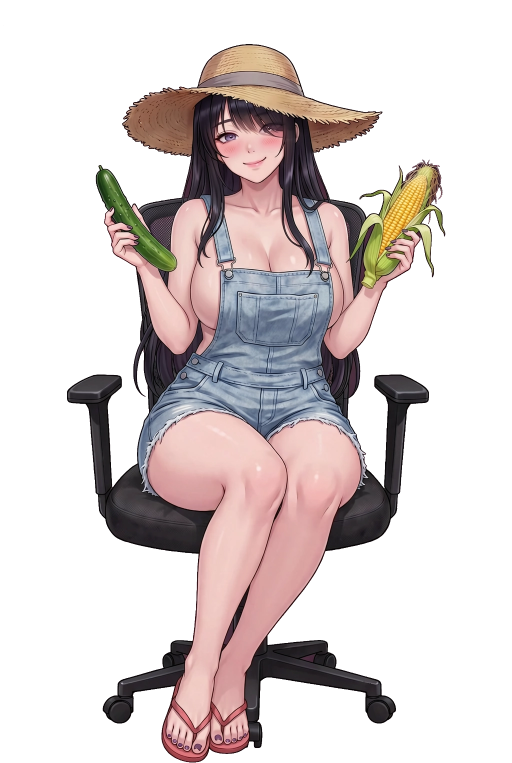
#> input picture experiments/layered-arm-refined/original.webp, 1024 x 1526 px (shown at 1/2 size)
$ python key_plate.py ../experiments/layered-arm-refined/original.webp out.png
#> lines starting #> are read from the running program, lines starting #| are printed output that depends on the picture; after the words box and inside, x2 and y2 are one past the last pixel; in counts of white or black regions, pixels touching at a corner belong together
#!/usr/bin/env python3
"""Chroma-key a generated concept plate into the game's canonical plate box.

    green-screen master -> connected-background matte -> despill -> 1024x1526 WebP

Why not a per-pixel threshold: the leather chair and the black hair pick up a
green bounce from the screen, so a naive key punches holes in them, and an
un-premultiply pass then turns those holes magenta. Instead the matte is built
from the background *region* (flood fill from the four corners), which keeps
solid interiors opaque, and the green cast is removed by clamping the green
channel to the neighbouring red/blue level.

The final box is not negotiable: `HeroineRig.PLATE_W/H` is 1024x1526 and four
test files reject any plate that is not 1024x1526 with an alpha layer.

Usage:
    python3 scripts/key_plate.py IN.png OUT.webp [--preview OUT_preview.png]
"""
from __future__ import annotations

import argparse
import sys

from PIL import Image, ImageChops, ImageDraw, ImageFilter

PLATE_W, PLATE_H = 1024, 1526

# g - max(r, b) above this is a green-screen candidate.
GREEN_CANDIDATE = 25
# Headroom added before clamping the green channel (kills the bounce).
DESPILL_HEADROOM = 8


def build_matte(img: Image.Image) -> Image.Image:
    r, g, b = img.split()
    dominance = ImageChops.subtract(g, ImageChops.lighter(r, b))
    mask = dominance.point(lambda v: 255 if v > GREEN_CANDIDATE else 0)

    # One background region: flood the four corners, keep only what was reached.
    ImageDraw.floodfill(mask, (0, 0), 128, thresh=0)
    w, h = mask.size
    for corner in ((w - 1, 0), (0, h - 1), (w - 1, h - 1)):
        if mask.getpixel(corner) != 128:
            ImageDraw.floodfill(mask, corner, 128, thresh=0)

    background = mask.point(lambda v: 255 if v == 128 else 0)
    alpha = ImageChops.invert(background)
    return alpha.filter(ImageFilter.GaussianBlur(0.6))


def despill(img: Image.Image) -> Image.Image:
    r, g, b = img.split()
    ceiling = ImageChops.lighter(r, b).point(lambda v: min(255, v + DESPILL_HEADROOM))
    return Image.merge("RGB", (r, ImageChops.darker(g, ceiling), b))


def fit_box(img: Image.Image) -> Image.Image:
    """Scale to the plate height, then pad the width with transparent pixels.

    Padding rather than cropping keeps the whole figure, both shoes and the chair
    base inside the frame — the acceptance rule for every shipped plate. Resampling
    happens in premultiplied alpha so the keyed edge keeps no dark fringe.
    """
    w, h = img.size
    scale = PLATE_H / h
    new_w = max(1, round(w * scale))
    resized = img.convert("RGBa").resize((new_w, PLATE_H), Image.LANCZOS).convert("RGBA")

    canvas = Image.new("RGBA", (PLATE_W, PLATE_H), (0, 0, 0, 0))
    canvas.paste(resized, ((PLATE_W - resized.width) // 2, 0), resized)
    return canvas


def main(argv: list[str]) -> int:
    ap = argparse.ArgumentParser()
    ap.add_argument("source")
    ap.add_argument("out_webp")
    ap.add_argument("--preview", default=None)
    args = ap.parse_args(argv)

    img = Image.open(args.source).convert("RGB")
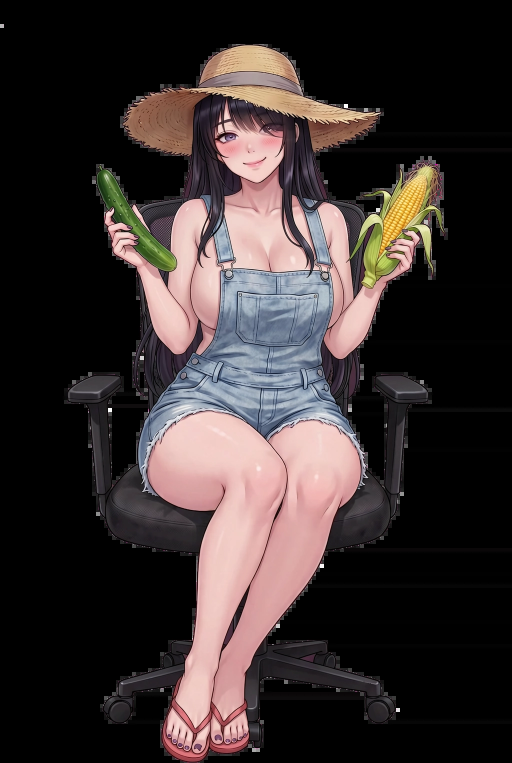
#> img: PIL image 1024x1526 RGB (shown at 1/2 size); mean R, G, B 57.5, 48.6, 48
    keyed = despill(img).convert("RGBA")
#> in despill, `r, g, b = img.split()`:
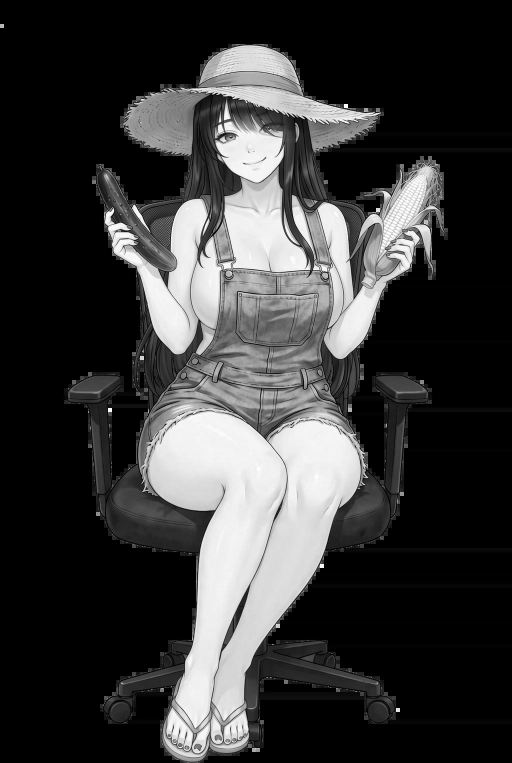
#> r: PIL image 1024x1526 L (shown at 1/2 size); min 0, max 255, mean 57.5
#> in despill, `r, g, b = img.split()`:
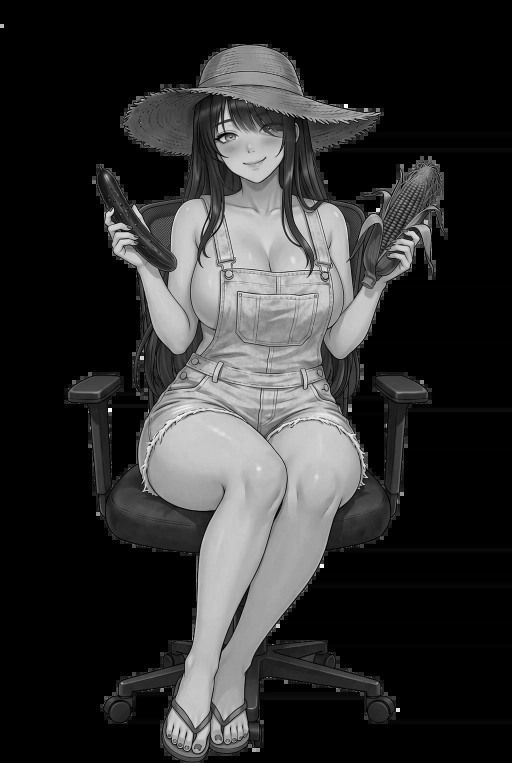
#> b: PIL image 1024x1526 L (shown at 1/2 size); min 0, max 255, mean 48
#> in despill, `ceiling = ImageChops.lighter(r, b).point(lambda v: min(255, v + DESPIL..`:
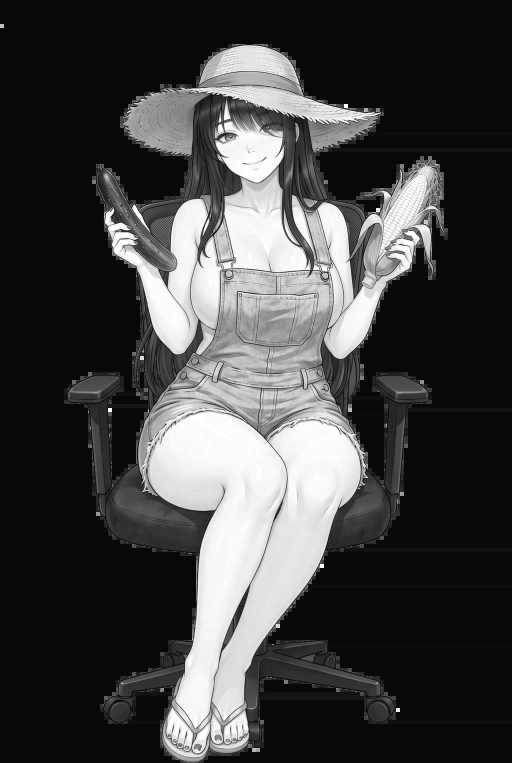
#> ceiling: PIL image 1024x1526 L (shown at 1/2 size); min 8, max 255, mean 67.4
    keyed.putalpha(build_matte(img))
#> in build_matte, `mask = dominance.point(lambda v: 255 if v > GREEN_CANDIDATE else 0)`:
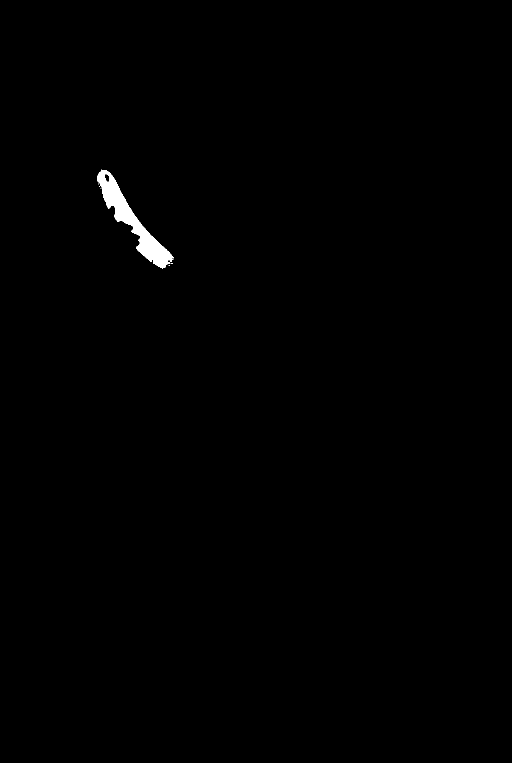
#> mask: PIL image 1024x1526 L (shown at 1/2 size); 0.45% white; 6 white regions (5 under 20 px), largest, box (x1, y1, x2, y2) and area: (195, 339, 347, 537) 7080
#> in build_matte, `ImageDraw.floodfill(mask, (0, 0), 128, thresh=0)`:
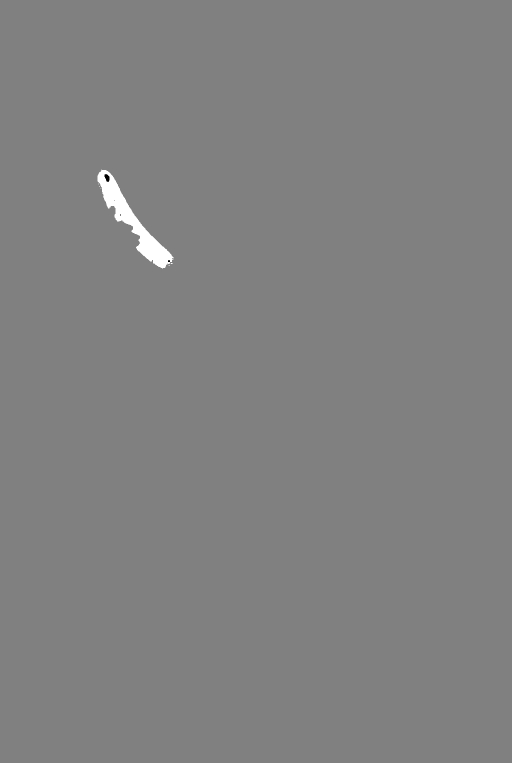
#> mask: PIL image 1024x1526 L (shown at 1/2 size); min 0, max 255, mean 128.6
#> in build_matte, `background = mask.point(lambda v: 255 if v == 128 else 0)`: background: PIL image 1024x1526 L; 99.5% white; 6 black regions (5 under 20 px), largest, box (x1, y1, x2, y2) and area: (195, 339, 347, 537) 7208
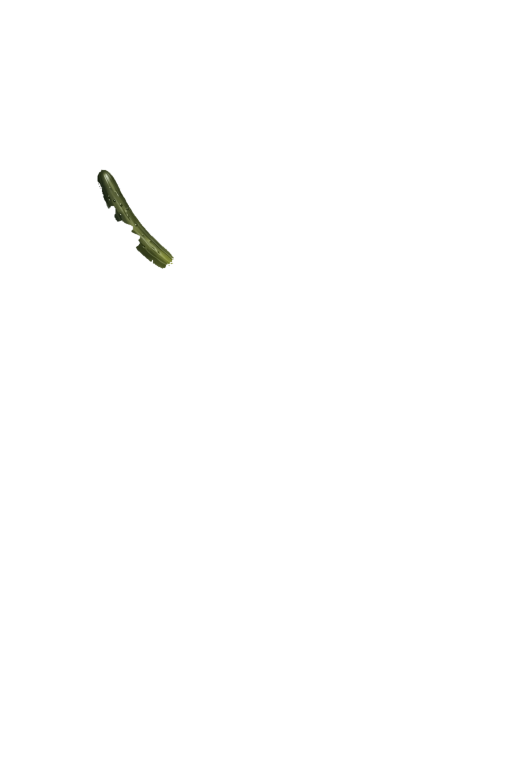
#> keyed: PIL image 1024x1526 RGBA (shown at 1/2 size); mean R, G, B, A 57.5, 48.5, 48, 1.2; transparent parts drawn white

    plate = fit_box(keyed)
#> in fit_box, `canvas = Image.new("RGBA", (PLATE_W, PLATE_H), (0, 0, 0, 0))`: canvas: PIL image 1024x1526 RGBA; every value is 0
    plate.save(args.out_webp, "WEBP", quality=92, method=6, exact=True)

    if args.preview:
        bg = Image.new("RGBA", plate.size, (11, 11, 13, 255))
        bg.alpha_composite(plate)
        bg.convert("RGB").save(args.preview, "PNG")

    print(f"{args.out_webp}: {plate.width}x{plate.height} RGBA")
#| out.png: 1024x1526 RGBA
    return 0


if __name__ == "__main__":
    sys.exit(main(sys.argv[1:]))
#> (the program exits here)
